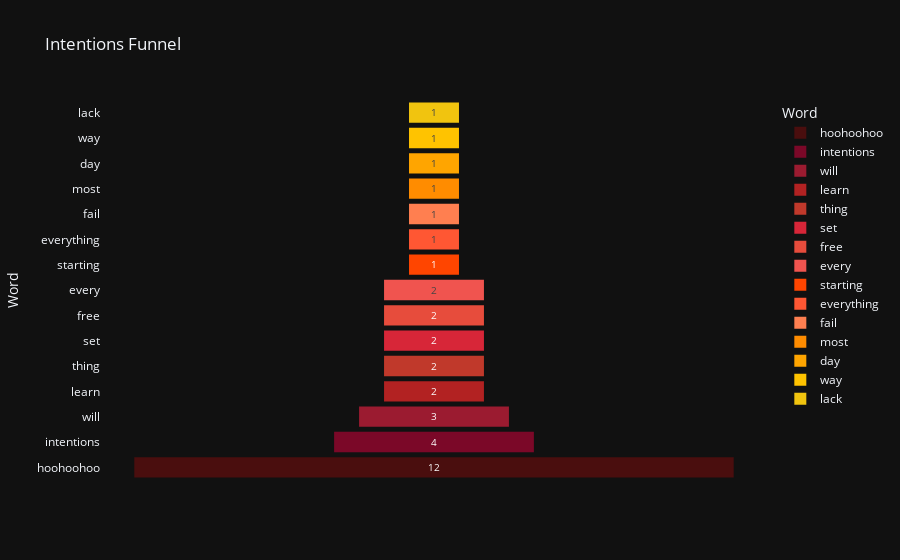

Source (notebook cell):
### Markdown cell above
### Intentions Funnel Chart

### Code cell
df_counts = pd.DataFrame(counts.most_common(15), columns=['Word', 'Count'])

fig = px.funnel(df_counts, x='Count', y='Word',
                title='Intentions Funnel',
                color = 'Word',
                color_discrete_sequence=warm_colors)
fig.show()

### Figure 1 — Plotly figure (JSON) as saved in the notebook; plotly's stock layout.template omitted (floating-point values rounded to 4 significant figures)
{"data": [{"hovertemplate": "Word=%{y}<br>Count=%{x}<extra></extra>", "legendgroup": "hoohoohoo", "marker": {"color": "#4A0E0E"}, "name": "hoohoohoo", "orientation": "h", "showlegend": true, "x": [12], "xaxis": "x", "y": ["hoohoohoo"], "yaxis": "y", "type": "funnel"}, {"hovertemplate": "Word=%{y}<br>Count=%{x}<extra></extra>", "legendgroup": "intentions", "marker": {"color": "#7B0828"}, "name": "intentions", "orientation": "h", "showlegend": true, "x": [4], "xaxis": "x", "y": ["intentions"], "yaxis": "y", "type": "funnel"}, {"hovertemplate": "Word=%{y}<br>Count=%{x}<extra></extra>", "legendgroup": "will", "marker": {"color": "#9B1B30"}, "name": "will", "orientation": "h", "showlegend": true, "x": [3], "xaxis": "x", "y": ["will"], "yaxis": "y", "type": "funnel"}, {"hovertemplate": "Word=%{y}<br>Count=%{x}<extra></extra>", "legendgroup": "learn", "marker": {"color": "#B22222"}, "name": "learn", "orientation": "h", "showlegend": true, "x": [2], "xaxis": "x", "y": ["learn"], "yaxis": "y", "type": "funnel"}, {"hovertemplate": "Word=%{y}<br>Count=%{x}<extra></extra>", "legendgroup": "thing", "marker": {"color": "#C0392B"}, "name": "thing", "orientation": "h", "showlegend": true, "x": [2], "xaxis": "x", "y": ["thing"], "yaxis": "y", "type": "funnel"}, {"hovertemplate": "Word=%{y}<br>Count=%{x}<extra></extra>", "legendgroup": "set", "marker": {"color": "#D72638"}, "name": "set", "orientation": "h", "showlegend": true, "x": [2], "xaxis": "x", "y": ["set"], "yaxis": "y", "type": "funnel"}, {"hovertemplate": "Word=%{y}<br>Count=%{x}<extra></extra>", "legendgroup": "free", "marker": {"color": "#E74C3C"}, "name": "free", "orientation": "h", "showlegend": true, "x": [2], "xaxis": "x", "y": ["free"], "yaxis": "y", "type": "funnel"}, {"hovertemplate": "Word=%{y}<br>Count=%{x}<extra></extra>", "legendgroup": "every", "marker": {"color": "#F0544F"}, "name": "every", "orientation": "h", "showlegend": true, "x": [2], "xaxis": "x", "y": ["every"], "yaxis": "y", "type": "funnel"}, {"hovertemplate": "Word=%{y}<br>Count=%{x}<extra></extra>", "legendgroup": "starting", "marker": {"color": "#FF4500"}, "name": "starting", "orientation": "h", "showlegend": true, "x": [1], "xaxis": "x", "y": ["starting"], "yaxis": "y", "type": "funnel"}, {"hovertemplate": "Word=%{y}<br>Count=%{x}<extra></extra>", "legendgroup": "everything", "marker": {"color": "#FF5733"}, "name": "everything", "orientation": "h", "showlegend": true, "x": [1], "xaxis": "x", "y": ["everything"], "yaxis": "y", "type": "funnel"}, {"hovertemplate": "Word=%{y}<br>Count=%{x}<extra></extra>", "legendgroup": "fail", "marker": {"color": "#FF7F50"}, "name": "fail", "orientation": "h", "showlegend": true, "x": [1], "xaxis": "x", "y": ["fail"], "yaxis": "y", "type": "funnel"}, {"hovertemplate": "Word=%{y}<br>Count=%{x}<extra></extra>", "legendgroup": "most", "marker": {"color": "#FF8C00"}, "name": "most", "orientation": "h", "showlegend": true, "x": [1], "xaxis": "x", "y": ["most"], "yaxis": "y", "type": "funnel"}, {"hovertemplate": "Word=%{y}<br>Count=%{x}<extra></extra>", "legendgroup": "day", "marker": {"color": "#FFA500"}, "name": "day", "orientation": "h", "showlegend": true, "x": [1], "xaxis": "x", "y": ["day"], "yaxis": "y", "type": "funnel"}, {"hovertemplate": "Word=%{y}<br>Count=%{x}<extra></extra>", "legendgroup": "way", "marker": {"color": "#FFC300"}, "name": "way", "orientation": "h", "showlegend": true, "x": [1], "xaxis": "x", "y": ["way"], "yaxis": "y", "type": "funnel"}, {"hovertemplate": "Word=%{y}<br>Count=%{x}<extra></extra>", "legendgroup": "lack", "marker": {"color": "#F1C40F"}, "name": "lack", "orientation": "h", "showlegend": true, "x": [1], "xaxis": "x", "y": ["lack"], "yaxis": "y", "type": "funnel"}], "layout": {"xaxis": {"anchor": "y", "domain": [0.0, 1.0], "title": {"text": "Count"}}, "yaxis": {"anchor": "x", "domain": [0.0, 1.0], "title": {"text": "Word"}, "categoryorder": "array", "categoryarray": ["lack", "way", "day", "most", "fail", "everything", "starting", "every", "free", "set", "thing", "learn", "will", "intentions", "hoohoohoo"]}, "legend": {"title": {"text": "Word"}, "tracegroupgap": 0}, "title": {"text": "Intentions Funnel"}}}
